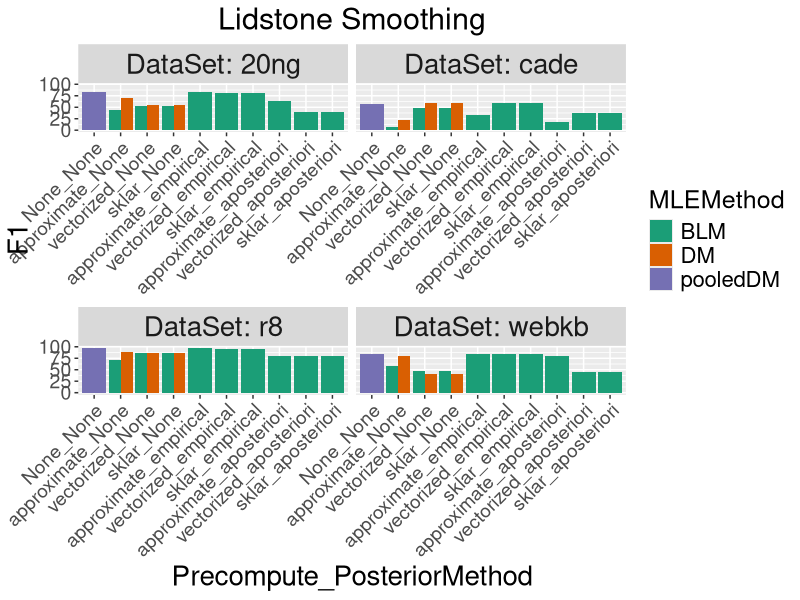
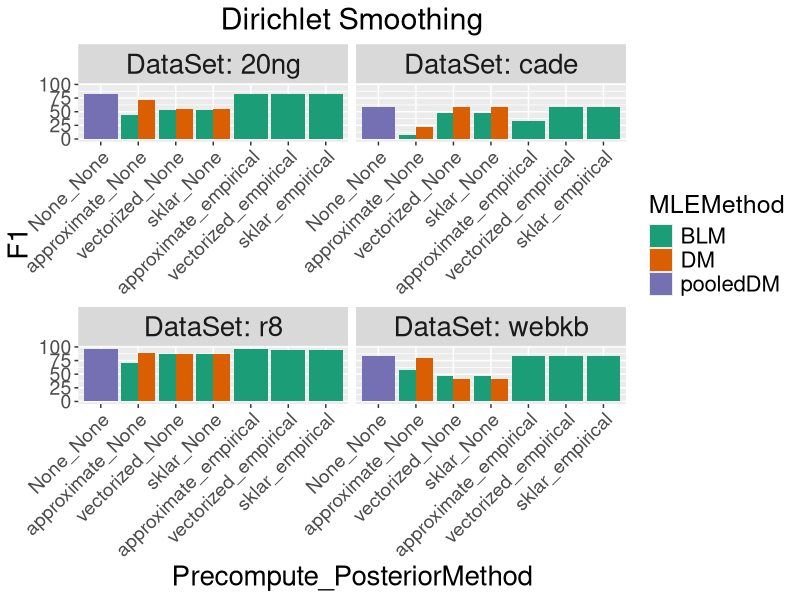
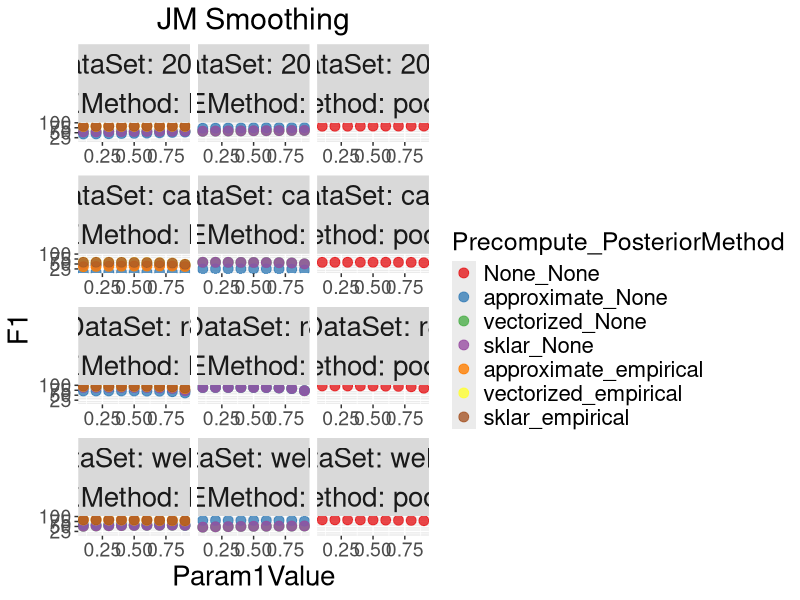
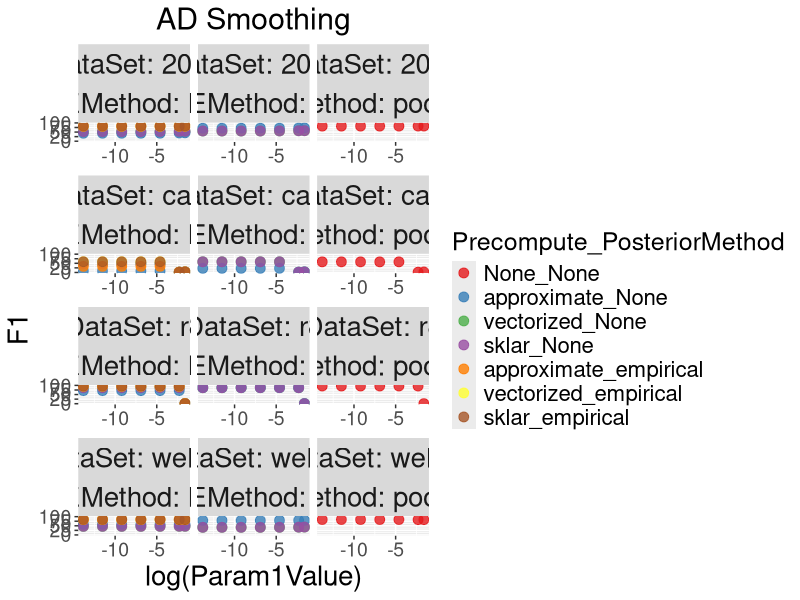

The R source for these figures, in order:
library(ggplot2)
library(data.table)
library(gridExtra)
library(RColorBrewer)

setwd('C:/Users/lakin/PycharmProjects/fast-mle-multinomials/analytic_data/')
graph_path = 'C:/Users/lakin/Documents/1AbdoBioinformatics/Publications/MLE/Analysis/graphs/'

dat = data.table(read.csv('2020Apr6_mle_results.csv', header=F))
colnames(dat) = c('DataSet', 'PosteriorMethod', 'MLEMethod', 'SmoothingMethod',
                  'PrecomputeMethod', 'ParamString',
                  'Class', 'TruePositives', 'FalsePositives', 'FalseNegatives',
                  'TrueNegatives')


dat[, SensitivityRecall := (100*TruePositives / (TruePositives + FalseNegatives))]
dat[, Specificity := (100*TrueNegatives / (TrueNegatives + FalsePositives))]
dat[, PPVPrecision := (100*TruePositives / (TruePositives + FalsePositives))]
dat[, NPV := (100*TrueNegatives / (TrueNegatives + FalseNegatives))]
dat[, Accuracy := (100*(TruePositives + TrueNegatives) / 
                     (TruePositives + TrueNegatives + FalsePositives + FalseNegatives))]
dat[, F1 := (100*2*PPVPrecision*SensitivityRecall / (PPVPrecision + SensitivityRecall))]

dat$NPV[is.nan(dat$NPV)] = 0
dat$PPVPrecision[is.nan(dat$PPVPrecision)] = 0
dat$F1[is.nan(dat$F1)] = 0

extract_n_param = function(x, i)
{
  ret = c()
  split = strsplit(x, '\\|')
  for(vals in split) {
    if(length(vals) >= i) {
      ret = c(ret, vals[i])
    }
    else {
      ret = c(ret, NA)
    }
  }
  return(ret)
}

dat$ParamString = as.character(dat$ParamString)
dat[, Param1Value := (as.numeric(gsub('.+=', '', extract_n_param(ParamString, 1), perl=T)))]
dat[, Param2Value := (as.numeric(gsub('.+=', '', extract_n_param(ParamString, 2), perl=T)))]


subdat = dat[, .SD, .SDcols=c('DataSet', 'MLEMethod',
                              'SmoothingMethod', 'PrecomputeMethod', 'PosteriorMethod',
                              'TruePositives', 'FalsePositives', 'FalseNegatives',
                              'TrueNegatives', 'Param1Value', 'Param2Value')]
subdat = subdat[, lapply(.SD, sum), by=c('DataSet', 'MLEMethod','PosteriorMethod',
                                         'SmoothingMethod', 'PrecomputeMethod', 
                                         'Param1Value', 'Param2Value')]

subdat[, Precompute_PosteriorMethod := paste(PrecomputeMethod, PosteriorMethod, sep='_')]

subdat[, SensitivityRecall := (100*TruePositives / (TruePositives + FalseNegatives))]
subdat[, Specificity := (100*TrueNegatives / (TrueNegatives + FalsePositives))]
subdat[, PPVPrecision := (100*TruePositives / (TruePositives + FalsePositives))]
subdat[, NPV := (100*TrueNegatives / (TrueNegatives + FalseNegatives))]
subdat[, Accuracy := (100*(TruePositives + TrueNegatives) / 
                     (TruePositives + TrueNegatives + FalsePositives + FalseNegatives))]
subdat[, F1 := (2*PPVPrecision*SensitivityRecall / (PPVPrecision + SensitivityRecall))]

subdat$PPVPrecision[is.nan(subdat$PPVPrecision)] = 0
subdat$F1[is.nan(subdat$F1)] = 0

plot_subdat = subdat[, .SD, .SDcols=!c('TruePositives', 'FalsePositives',
                                       'FalseNegatives', 'TrueNegatives',
                                       'Specificity', 'NPV', 'Accuracy',
                                       'PPVPrecision', 'SensitivityRecall')]
mdat = plot_subdat

mdat$SmoothingMethod = factor(mdat$SmoothingMethod,
                              levels=c('lidstone', 'dirichlet', 'jm', 'ad', 'ts'),
                              ordered=T)

mdat$PrecomputeMethod = factor(mdat$PrecomputeMethod,
                               levels=c('approximate', 'vectorized', 'sklar', 'None'))

mdat$Precompute_PosteriorMethod = factor(mdat$Precompute_PosteriorMethod,
                              levels=c('None_None', 
                                       'approximate_None', 'vectorized_None', 'sklar_None',
                                       'approximate_empirical', 'vectorized_empirical', 'sklar_empirical',
                                       'approximate_aposteriori', 'vectorized_aposteriori', 'sklar_aposteriori'),
                              ordered=T)

mdat$PosteriorMethod = factor(mdat$PosteriorMethod,
                              levels=c('None', 'empirical', 'aposteriori'))

lidstone_g = ggplot(mdat[SmoothingMethod == 'lidstone'], 
                    aes(x=Precompute_PosteriorMethod, y=F1, fill=MLEMethod)) +
  geom_bar(stat='identity', position='dodge') +
  facet_wrap(~DataSet, labeller = label_both, scales = 'free_x') +
  ggtitle('Lidstone Smoothing') +
  scale_fill_brewer(type='qual', palette = 'Dark2') +
  theme(
    plot.title=element_text(hjust=0.5, size=22),
    axis.text.x=element_text(hjust=1, angle=45),
    axis.text=element_text(size=14),
    strip.text=element_text(size=20),
    axis.title=element_text(size=20),
    legend.title=element_text(size=18),
    legend.text=element_text(size=16)
  )
png(paste(graph_path, '2020Apr6_LidstoneMLEResults.png', sep=''), width = 1200, height = 1000)
print(lidstone_g)
dev.off()

dirichlet_g = ggplot(mdat[SmoothingMethod == 'dirichlet'], 
                     aes(x=Precompute_PosteriorMethod, y=F1, fill=MLEMethod)) +
  geom_bar(stat='identity', position='dodge') +
  facet_wrap(~DataSet, labeller = label_both, scales = 'free_x') +
  ggtitle('Dirichlet Smoothing') +
  scale_fill_brewer(type='qual', palette = 'Dark2') +
  theme(
    plot.title=element_text(hjust=0.5, size=22),
    axis.text.x=element_text(hjust=1, angle=45),
    axis.text=element_text(size=14),
    strip.text=element_text(size=20),
    axis.title=element_text(size=20),
    legend.title=element_text(size=18),
    legend.text=element_text(size=16)
  )
png(paste(graph_path, '2020Apr6_DirichletMLEResults.png', sep=''), width = 1200, height = 1000)
print(dirichlet_g)
dev.off()

jm_g = ggplot(mdat[SmoothingMethod == 'jm'], 
              aes(x=Param1Value, y=F1, color=Precompute_PosteriorMethod)) +
  geom_point(size=3, alpha=0.8) +
  facet_wrap(DataSet~MLEMethod, labeller = label_both, scales = 'free_x', ncol=3) +
  ggtitle('JM Smoothing') +
  scale_colour_brewer(type='qual', palette = 'Set1') +
  theme(
    plot.title=element_text(hjust=0.5, size=22),
    axis.text=element_text(size=14),
    strip.text=element_text(size=20),
    axis.title=element_text(size=20),
    legend.title=element_text(size=18),
    legend.text=element_text(size=16)
  )
png(paste(graph_path, '2020Apr6_jmMLEResults.png', sep=''), width = 1200, height = 1000)
print(jm_g)
dev.off()

ad_g = ggplot(mdat[SmoothingMethod == 'ad'], 
              aes(x=log(Param1Value), y=F1, color=Precompute_PosteriorMethod)) +
  geom_point(size=3, alpha=0.8) +
  facet_wrap(DataSet~MLEMethod, labeller = label_both, scales = 'free_x', ncol=3) +
  ggtitle('AD Smoothing') +
  scale_colour_brewer(type='qual', palette = 'Set1') +
  theme(
    plot.title=element_text(hjust=0.5, size=22),
    axis.text=element_text(size=14),
    strip.text=element_text(size=20),
    axis.title=element_text(size=20),
    legend.title=element_text(size=18),
    legend.text=element_text(size=16)
  )
png(paste(graph_path, '2020Apr6_adMLEResults.png', sep=''), width = 1200, height = 1000)
print(ad_g)
dev.off()



